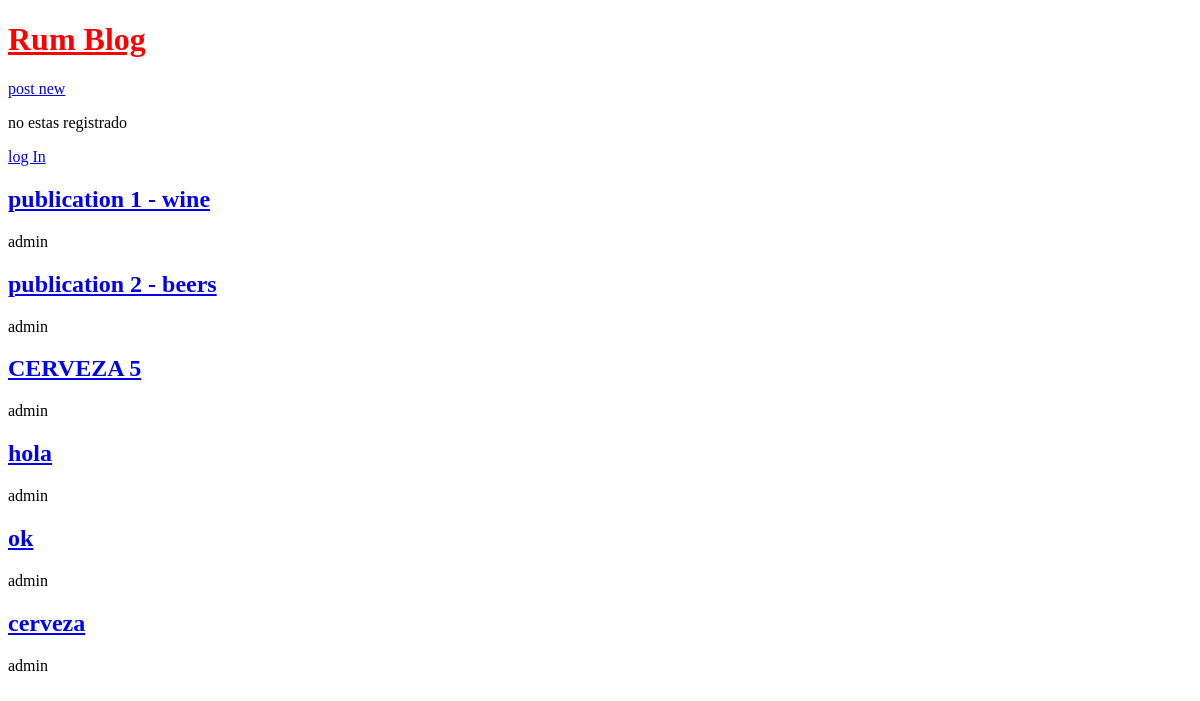
The app's page /, older data.
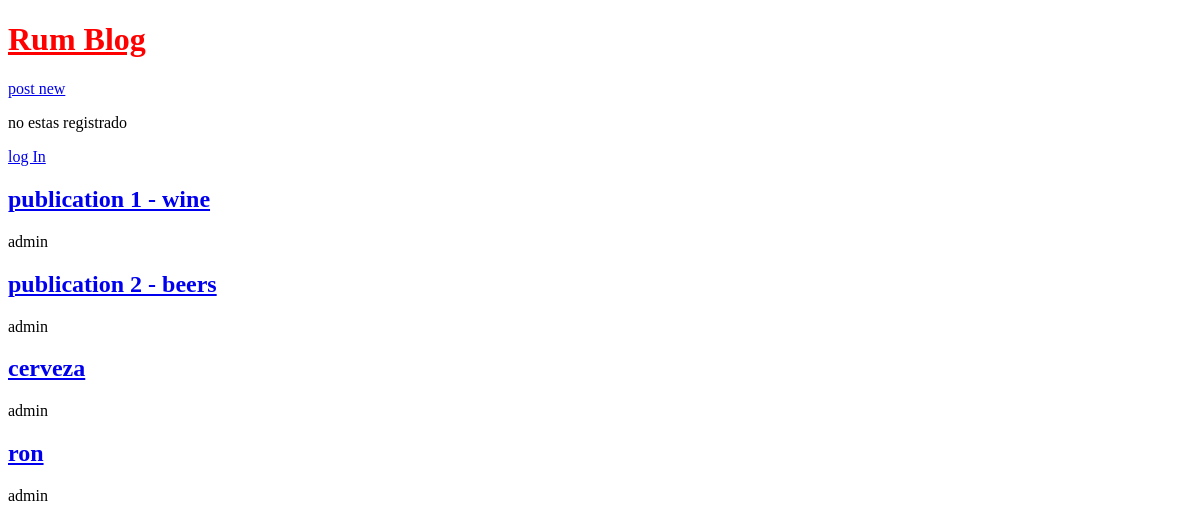
The same page, newer data.
### blogs/models.py (models this page shows, shortened)
class Publication(models.Model):
    title = models.CharField(max_length=200)
    author = models.ForeignKey(
        "auth.User",
        on_delete=models.CASCADE,
    )
    body = models.TextField()

### blogs/views.py (the view)
# urls.py: path('', BlogListView.as_view(), name='home'),
class BlogListView(ListView):
    model = Publication
    template_name = 'home.html'

### templates/home.html
{% extends "base.html" %}
{% block content %}
    {% if user.is_authenticated %}
        hi {{ user.username }}
        <form action="{% url 'logout' %}" method="post">
            {% csrf_token %}
            <button type="submit">Log Out</button>
        </form>
    {% else %}
        <p>no estas registrado</p>
        <a href="{% url 'login' %}">log In</a>
    {% endif %}
    {% for publication in publication_list %}
        <h2><a href="{% url 'post_detail' publication.pk %}">{{ publication.title }}</a></h2>
        <p>{{ publication.author }}</p>
    {% endfor %}
{% endblock content %}

### templates/base.html (shortened to what this page needs)
{% load static %}
<!DOCTYPE html>
<html lang="en">
<head>
    <link rel="stylesheet" href="{% static 'css/style.css' %}">
</head>
<body>
    <header>
        <h1><a href="{% url 'home' %}">Rum Blog</a></h1>
    </header>
    <a href="{% url 'post_new' %}">post new</a>
    <section>
        {% block content %}
        {% endblock content %}
    </section>
</body>
</html>

### static/css/style.css (style rules this page uses)
header h1 a { color: red; }

Row changes from the older to the newer data that the page shows:
removed Publication: title "CERVEZA 5", author "admin"
removed Publication: title "hola", author "admin"
removed Publication: title "ok", author "admin"
added Publication: title "ron", author "admin"
